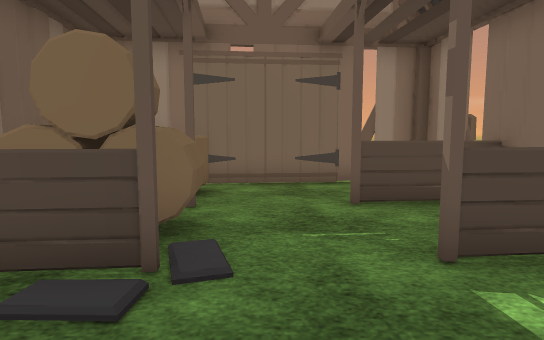
view 1 (above)

19 first-person views from a walk through a 3-D level made in the Unity game engine. The camera is 1.2 m above the floor, tilts 6° down and sees 75° across. The floor is counted in squares, 1 m on a side. Each view is taken from the middle of a square. On the plan, view 1 faces up. The plan holds only what a view shows up to about 14 squares ahead; the rest is blank. The place goes on beyond the plan. The player character is not drawn. Door leaves are left out, so doorways stand open. Some surface patterns are stand-ins.

view 2
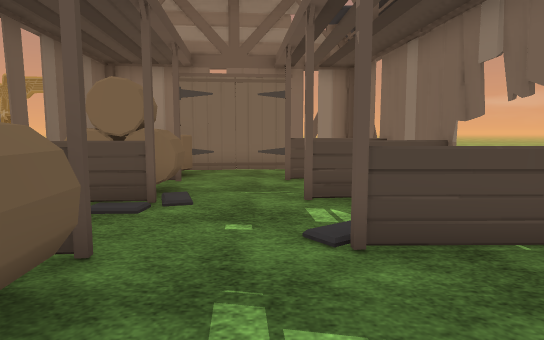

view 3
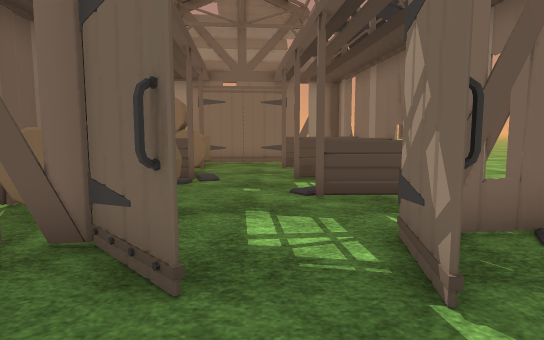

view 4
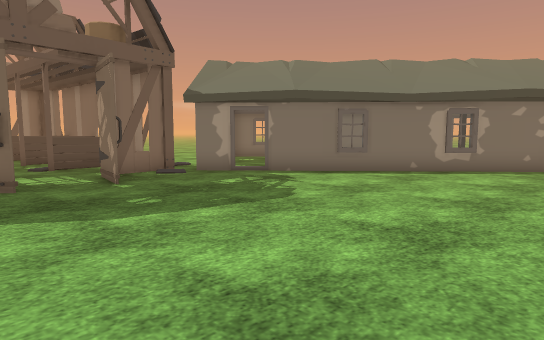

view 5
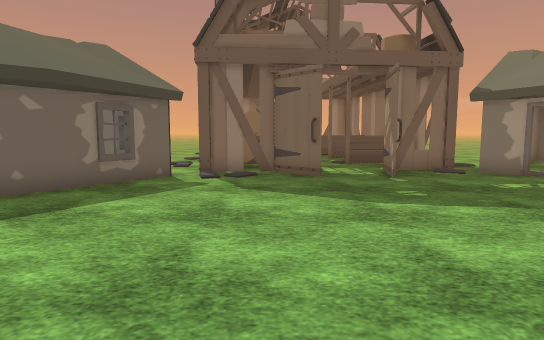

view 6
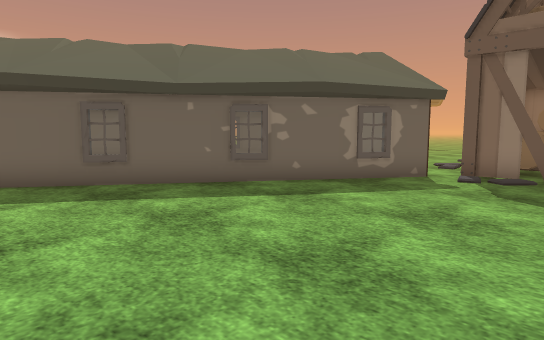

view 7
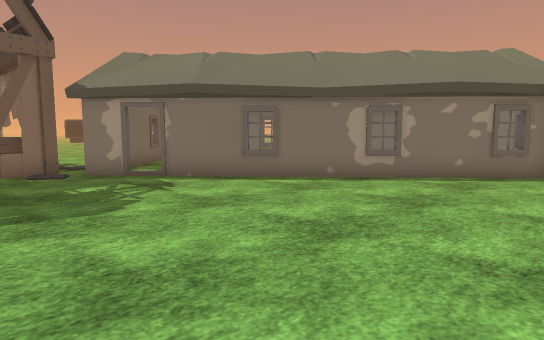

view 8
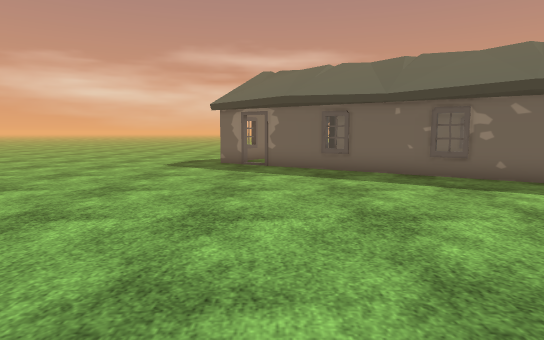

view 9
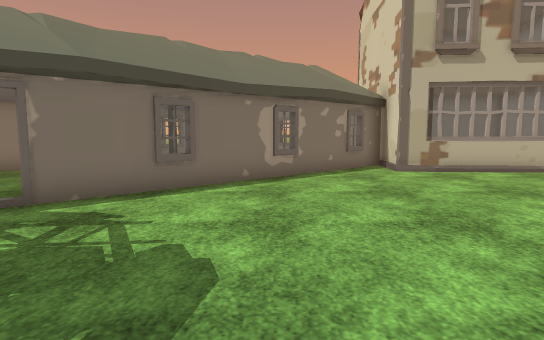

view 10
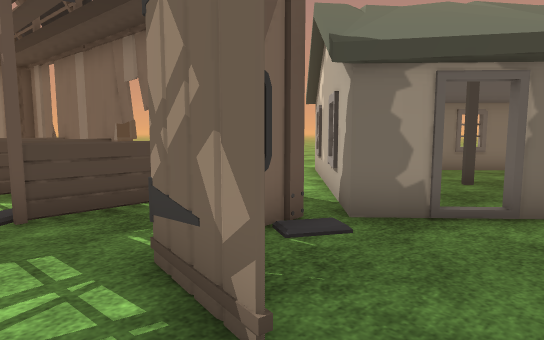

view 11
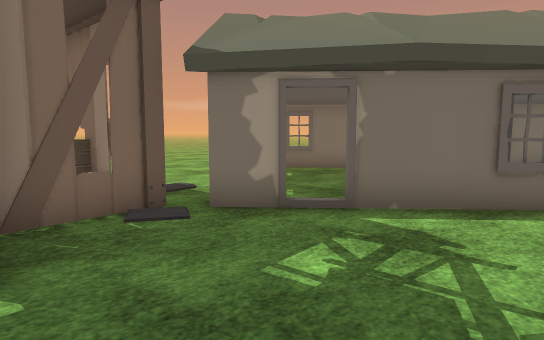

view 12
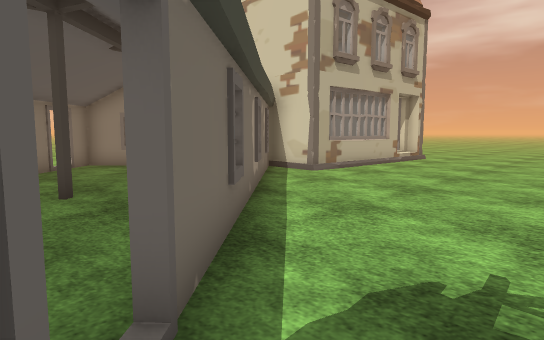

view 13
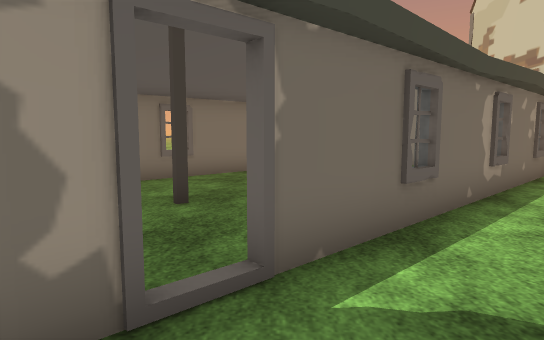

view 14
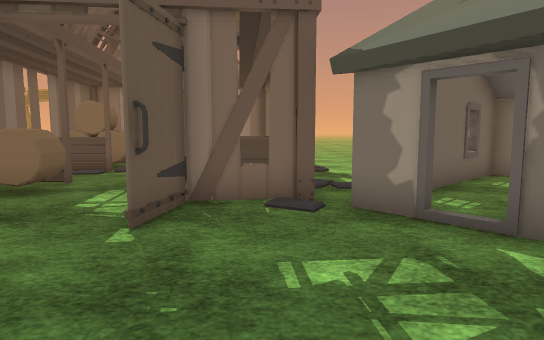

view 15
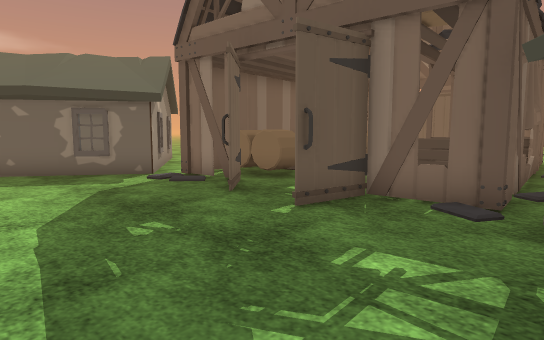

view 16
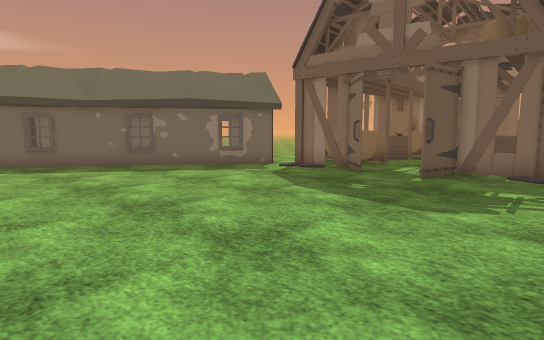

view 17
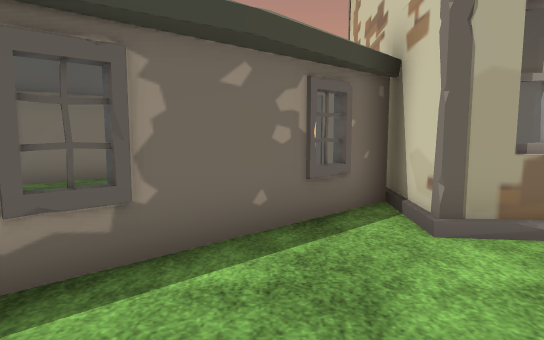

view 18
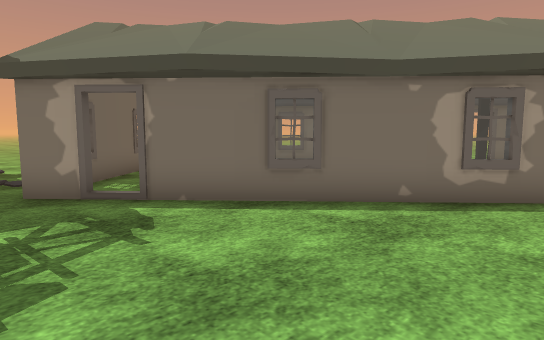

view 19
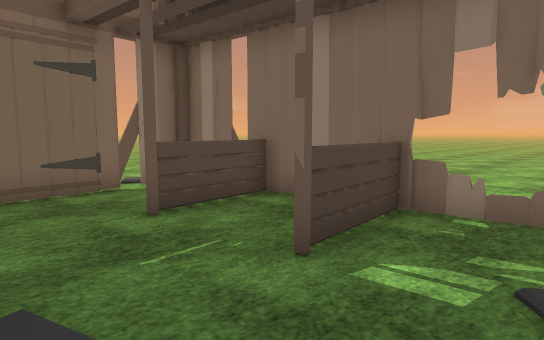

### Floor plan
Key: @ floor where view 1 was taken; # wall or solid block; . floor; D open door; = window, fence, low wall or low ledge; O other object.
Columns run from 11 left of view 1 to 19 right of it. Each row starts with its distance up from view 1.
 11               .
 10               .
  9             OOOO
  8         OOOOO. O
  7        OOOO... O ..
  6        OOO..OOOO ....   ..
  5        OOOO....O ..........
  4        OOOO....O ...........
  3        OOOO..OOO............
  2         O............##
  1         O....OOOO...=.##
  0       ..OOO@....O .#...#
 -1     ##..OOOO....O##.....#
 -2      ## OOO..OOO##...#...#
 -3       ##..OO.O...DD.......#
 -4       ##.....O...DD.....   =
 -5       #............#...#...##
 -6      # .............=.......#D
 -7     ##...............#   #...##
 -8    ##.................#    ..##
 -9    # .................##    ##
-10   ##...................##
-11  ##.....................=##
-12 #D ....................####
-13 #D.....................=

Positions as (right, up) in squares from view 1, and headings:
1: (0, 0), facing up
2: (1, -3), facing up
3: (1, -6), facing up
4: (-1, -12), facing up-right
5: (-1, -13), facing up
6: (0, -13), facing up-left
7: (2, -13), facing up-right
8: (3, -12), facing left
9: (1, -8), facing right
10: (1, -5), facing up-right
11: (2, -7), facing up-right
12: (5, -3), facing down-right
13: (4, -4), facing right
14: (4, -8), facing up
15: (6, -8), facing up-left
16: (6, -13), facing up-left
17: (8, -10), facing right
18: (4, -10), facing up-right
19: (-1, 1), facing up-right
